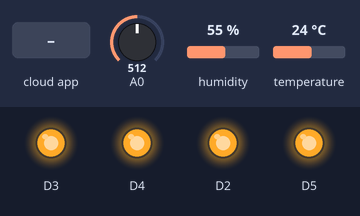
A sketch run on a simulated ESP8266 (NodeMCU). Shown: output pins drawn as LEDs (lit = HIGH). The inputs (shaded band) are chosen by the test bench; at power-on: A0 = 512, humidity 55 %, temperature 24 °C. WiFi joins after 1.5 s; servers stay silent unless stated; the Firebase database answers and starts empty; what the sketch prints to the serial monitor is not drawn.

Above: at 2.7 s.
2.8 s: the phone or cloud app sets PUMP to 1
At 3.7 s:
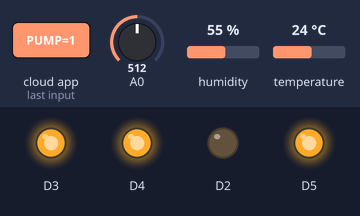
4.8 s: the phone or cloud app sets Cooler to 1
At 6.9 s:
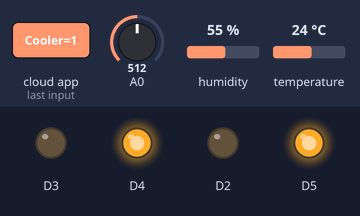
7.3 s: the phone or cloud app sets LIGHT to 1
At 9.0 s:
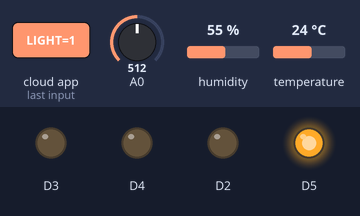
9.8 s: the phone or cloud app sets PUMP to 0
At 11.3 s:
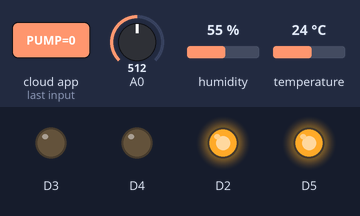
11.8 s: the phone or cloud app sets Cooler to 0
At 13.5 s:
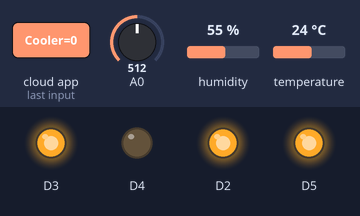
14.3 s: the phone or cloud app sets PUMP to 1
At 15.3 s:
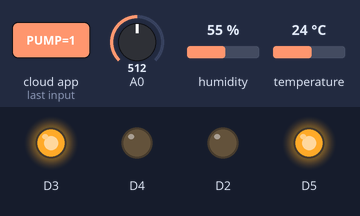
Timing chart, 0 to 17.3 s (numbered marks = the images above; inputs shaded):
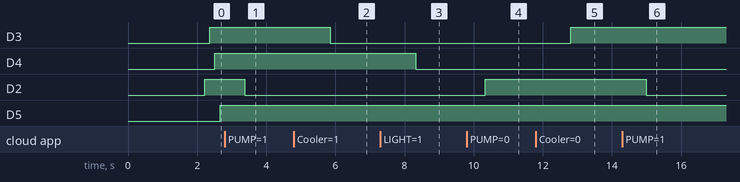

The sketch:

DigiFarm_Sketch.ino
```cpp
#include <ESP8266WiFi.h>
#include <DNSServer.h>
#include <ESP8266WebServer.h>
#include <WiFiManager.h>
#include <FirebaseArduino.h>
#include <DHTesp.h>

#define FIREBASE_HOST "digi-farm.firebaseio.com"
#define FIREBASE_AUTH "RcCOJrXWfo1z0HSKURgY1uGseG9V6ZCceSuRY6i0"

DHTesp dht;
WiFiManager wifiManager;

int pump, fan, humidifier, light;

void setup() {

  if (Firebase.failed()){
      Serial.print("setting number failed:");
      Serial.println(Firebase.error());
      return;
  }

    Serial.begin(9600);
    wifiManager.autoConnect("DIGI FIRM");
    Serial.println("connected... :)");
    Firebase.begin(FIREBASE_HOST, FIREBASE_AUTH);
    dht.setup(D0, DHTesp::DHT11);

     pinMode(D2, OUTPUT);
     pinMode(D3, OUTPUT);
     pinMode(D4, OUTPUT);
     pinMode(D5, OUTPUT);

}

void loop() {

  //DHT sensor
  int temp = dht.getTemperature();
  float humidity = dht.getHumidity();
  Firebase.setFloat("UserDetails/DFRM001/Humidity",humidity);
  Firebase.setInt("UserDetails/DFRM001/Temp",temp);

  //Moisture Sensor
  int sensorValue = analogRead(A0);
  // print out the value you read:
  //Serial.println(sensorValue);
  Firebase.setInt("UserDetails/DFRM001/SOIL",sensorValue);
  delay(100);

  //pump
  pump = Firebase.getInt("UserDetails/DFRM001/PUMP");
  if(pump == 0){
    digitalWrite(D2, HIGH);
    Serial.print("PUMP OFF    ");
  }else{
    digitalWrite(D2, LOW);
    Serial.print("PUMP ON     ");
  }

  //fan
  fan = Firebase.getInt("UserDetails/DFRM001/Cooler");
  if(fan == 0){
    digitalWrite(D3, HIGH);
    Serial.print("FAN OFF   ");
  }else{
    digitalWrite(D3, LOW);
    Serial.print("FAN ON    ");
  }

  //light
  int light = Firebase.getInt("UserDetails/DFRM001/LIGHT");
  if(light == 0){
    digitalWrite(D4, HIGH);
    Serial.print("LIGHT OFF   ");
  }else{
    digitalWrite(D4, LOW);
    Serial.print("LIGHT ON    ");
  }


  //humidifier
  humidifier = Firebase.getInt("UserDetails/DFRM001/Humidifier");
  if(humidifier == 0){
    digitalWrite(D5, HIGH);
    Serial.println("HUMIDIFIER OFF    ");
  }else{
    digitalWrite(D5, LOW);
    Serial.println("HUMIDIFIER ON     ");
  }

}
```

Measured:
- after the input at 2.8 s, D2: HIGH → LOW after 0.58 s
- after the input at 4.8 s, D3: HIGH → LOW after 1.0 s
- after the input at 7.3 s, D4: HIGH → LOW after 1.0 s
- after the input at 9.8 s, D2: LOW → HIGH after 0.54 s
- after the input at 11.8 s, D3: LOW → HIGH after 1.0 s
- after the input at 14.3 s, D2: HIGH → LOW after 0.69 s
